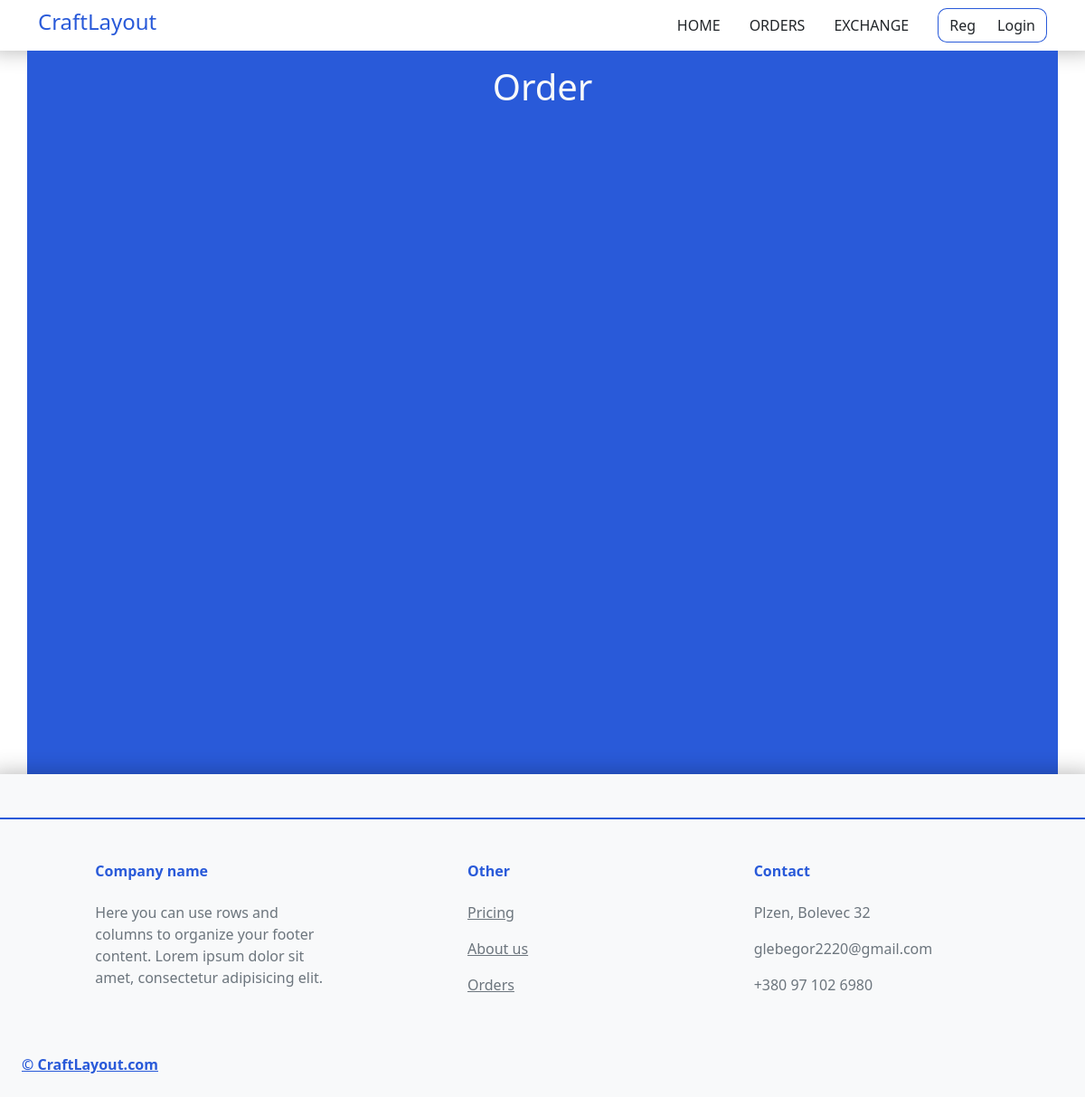
/exchange/5, run on an earlier commit of the app's database.
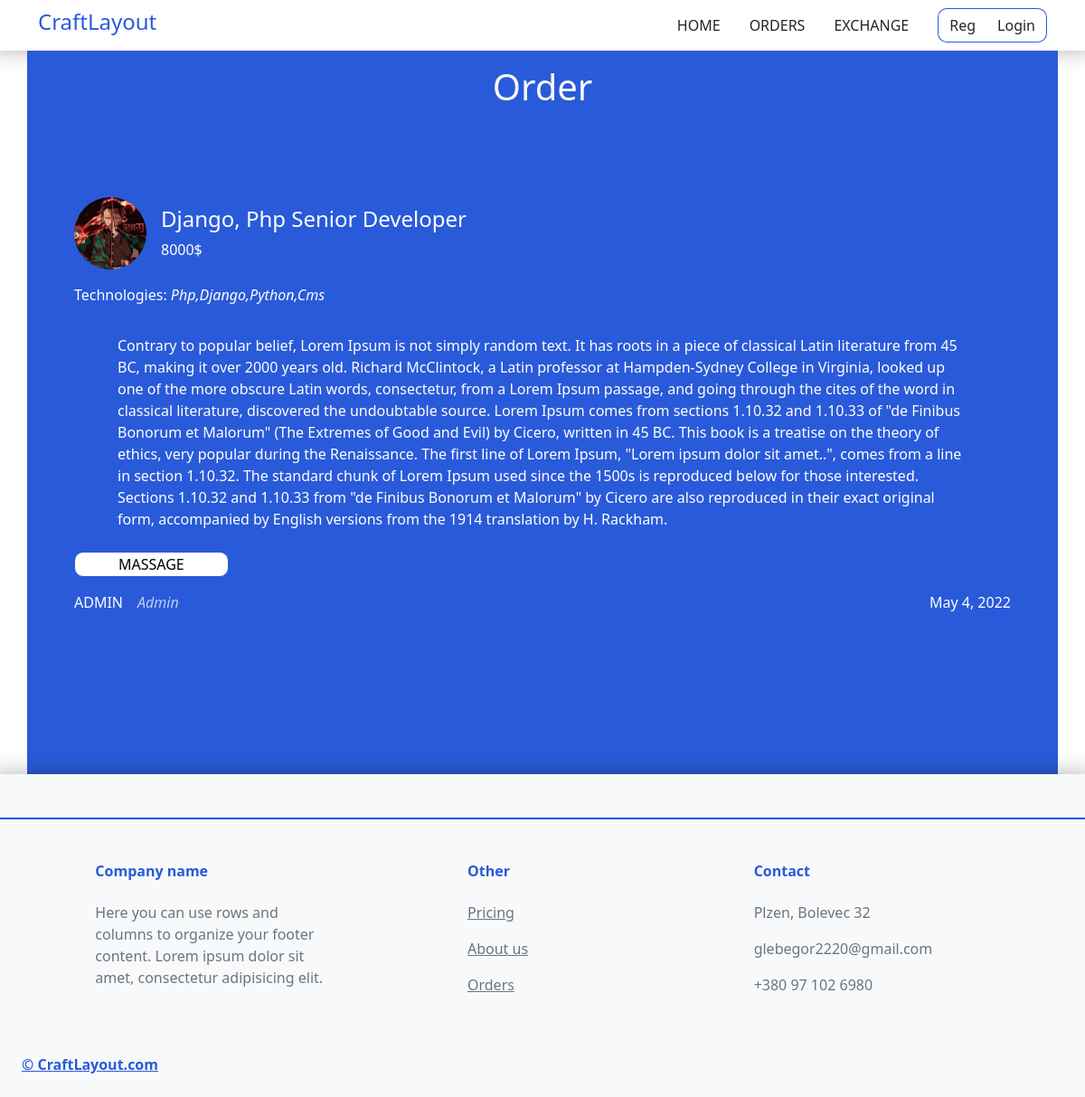
And on a later commit of the database.
### exchange/models.py (models this page shows, shortened)
class Exchange(models.Model):
    user = models.ForeignKey(User, on_delete=models.CASCADE)
    title = models.CharField(max_length=255)
    salary = models.CharField(default='Agreements' ,max_length=255)
    text = models.TextField()
    technologies = models.CharField(max_length=255, default=' ')
    date = models.DateField(default=timezone.now)
    id = models.AutoField(primary_key=True)

### users/models.py (models this page shows, shortened)
class Profile(models.Model):
    user = models.OneToOneField(User, on_delete=models.CASCADE)
    Avatar = models.ImageField(default='default.png', upload_to='avatarks')
    banner = models.ImageField(default='default.png', upload_to='banners')
    position = models.CharField(default='Developer', max_length=150)

### exchange/views.py (the view)
# urls.py: path('exchange/<int:id>', exchViews.OrderPage),
def OrderPage(request, id):
    orders = Exchange.objects.filter(pk=id)
    context = {'data': orders}
    return render(request, 'exchange/exchangeOrder.html', context)

### exchange/templates/exchange/exchangeOrder.html (shortened to what this page needs)
{% extends 'services/main-layout.html' %}
{% block content%}
<div style="min-height:800px;background: #295AD9;" class='container'>
    <h1 class="text-center pt-3 text-light">Order</h1>
            {% for order in data%}
            <div class='orderExchange pb-5'>
                <div class="d-flex align-items-center mt-5 pb-3">
                    <img style="width: 80px; border-radius: 50%;" src={{ order.user.profile.Avatar.url}}>
                    <div class="ms-3">
                        <div class="h4">{{ order.title}}</div>
                        <div class="">{{ order.salary}}</div>
                    </div>
                </div>
                <p class="techExchange">Technologies: <em class="">{{ order.technologies}}</em></p>
                <div class="py-3 px-5">{{ order.text}}</div>
                <div>
                    <a href={{ order.id }}><button class="btnExchange text-uppercase my-2 px-5">Massage</button></a>
                    <div class="d-flex  justify-content-between pt-2">
                        <div class="d-flex">
                            <div class="text-uppercase">{{ order.user}}</div>
                            <em class="ps-3" style="opacity: .7;">{{ order.user.profile.position}}</em>
                        </div>
                        <div class="">{{ order.date}}</div>
                    </div>
                </div>
            </div>
            {% endfor%}
        </div>
    </div>
{% endblock%}

### services/templates/services/main-layout.html (shortened to what this page needs)
{% load static %}
<!DOCTYPE html>
<html lang="en">
<head>
    <link rel="stylesheet" href="{% static "services/style.css" %}">
    <link href="https://cdn.jsdelivr.net/npm/bootstrap@5.1.3/dist/css/bootstrap.min.css" rel="stylesheet">
</head>
<body>
<header style="z-index: 2;">
    <div class="container d-flex align-items-center justify-content-between">
        <div class='h4'style="color: #295AD9!important;">CraftLayout</div>
        <div class='navbar'>
            <a class="nav-link text-uppercase text-decoration-none text-dark" href={% url 'home'%}>Home</a>
            <a class="nav-link text-uppercase text-decoration-none text-dark" href="#">orders</a>
            <a class="nav-link text-uppercase text-decoration-none text-dark" href={% url 'exchange'%}>Exchange</a>
            <div class="d-flex justify-content-center ms-3">
              {% if not user.is_authenticated %}
                <a class="text-uppercase text-decoration-none text-dark" href={% url 'reg'%}><button class="btn">Reg</button></a>
                <a class="text-uppercase text-decoration-none text-dark" href={% url 'login'%}><button class="btn">Login</button></a>
              {% else %}
                <a class="text-uppercase text-decoration-none text-dark" href={% url 'profile'%}><button class="btn">Profile</button></a>
                <a class="text-uppercase text-decoration-none text-dark" href={% url 'exit'%}><button class="btn">Exit</button></a>
              {% endif %}
            </div>
        </div>
    </div>
</header>
<div class="main">
  {% block content%}{% endblock%}
<footer class="text-center text-lg-start bg-light text-muted">
    <div class="py-4" style="border-bottom: 2px solid #295AD9;"></div>
    <section class="">
      <div class="container text-center text-md-start mt-5">
        <div class="row mt-3">
          <div class="col-md-3 col-lg-4 col-xl-3 mx-auto mb-4">
            <h6 class=" fw-bold mb-4" style="color:#295AD9;">
                Company name
            </h6>
            <p>
              Here you can use rows and columns to organize your footer content. Lorem ipsum
              dolor sit amet, consectetur adipisicing elit.
            </p>
          </div>
          <div class="col-md-3 col-lg-2 col-xl-2 mx-auto mb-4">
            <h6 class=" fw-bold mb-4" style="color:#295AD9;">
                Other
            </h6>
            <p><a href="#" class="text-reset">Pricing</a></p>
            <p><a href="#" class="text-reset">About us</a></p>
            <p><a href="#" class="text-reset">Orders</a></p>
          </div>
          <div class="col-md-4 col-lg-3 col-xl-3 mx-auto mb-md-0 mb-4">
            <h6 class=" fw-bold mb-4" style="color:#295AD9;">
              Contact
            </h6>
            <p>Plzen, Bolevec 32</p>
            <p>glebegor2220@gmail.com</p>
            <p>+380 97 102 6980</p>
          </div>
        </div>
      </div>
    </section>
    <div class="text-start p-4">
      <a class="text-reset fw-bold" style="color:#295AD9!important;" href="">© CraftLayout.com</a>
    </div>
</footer>
</body>
</html>

### services/static/services/style.css (style rules this page uses)
body { margin: 0; font-family: 'Raleway', sans-serif; }
button { background-color: #fff; border: 1px solid #295AD9!important; border-radius: 10px!important; }
header { box-shadow: 0px -10px 25px 10px rgba(0, 0, 0, .3); }
.navbar div a:first-child button { border-color: #295AD9; background-color: #fff; border-radius: 10px 0 0 10px!important; border-right: 1px!important; }
.navbar div a:last-child button { border-color: #295AD9; background-color: #fff; border-radius: 0 10px 10px 0!important; border-left: 1px!important; }
.main { min-height: 800px; }
footer { box-shadow: 0px 10px 25px 10px rgba(0, 0, 0, .3); }
.orderExchange { width: 100%; margin: 10px 0 auto; color: white; padding: 40px; border-radius: 10px; background-color: #295AD9; }

What changed in the data, as far as the page shows it:
added Exchange: user.profile.Avatar (picture), title "Django, Php Senior Developer", salary "8000$", technologies "Php,Django,Python,Cms", text "Contrary to popular belief, Lorem Ipsum is not simply random text. It has roots in a piece of classical Latin literature from 45 BC, making it over 2000 years old. Richard McClintock, a Latin professor at Hampden-Sydney College in Virginia, looked up one of the more obscure Latin words, consectetur, from a Lorem Ipsum passage, and going through the cites of the word in classical literature, discovered the undoubtable source. Lorem Ipsum comes from sections 1.10.32 and 1.10.33 of \"de Finibus Bonorum et Malorum\" (The Extremes of Good and Evil) by Cicero, written in 45 BC. This book is a treatise on the theory of ethics, very popular during the Renaissance. The first line of Lorem Ipsum,…", user "ADMIN", user.profile.position "Admin", date "May 4, 2022"
